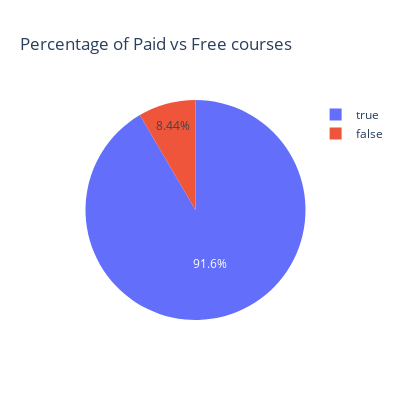

The cell this chart's notebook holds for it:
### Code cell
free_or_not = pd.DataFrame(df["is_paid"].value_counts().reset_index())

px.pie(free_or_not, values = "is_paid", names = free_or_not["index"], 
       title = "Percentage of Paid vs Free courses",
       width=400, height=400)

### Figure 1 — Plotly figure (JSON) as saved in the notebook; plotly's stock layout.template omitted (floating-point values rounded to 4 significant figures)
{"data": [{"domain": {"x": [0, 1], "y": [0, 1]}, "hovertemplate": "index=%{label}<br>is_paid=%{value}<extra></extra>", "labels": [true, false], "legendgroup": "", "name": "", "showlegend": true, "type": "pie", "values": [3362, 310]}], "layout": {"height": 400, "legend": {"tracegroupgap": 0}, "title": {"text": "Percentage of Paid vs Free courses"}, "width": 400}}
